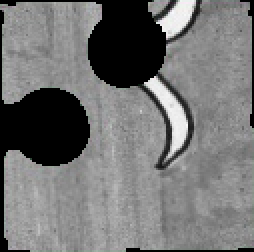
#> input picture segmented/piece_0.png, 127 x 126 px (shown 2 times larger); its folder holds 4 pictures in this run
$ python spin.py
#> lines starting #> are read from the running program, lines starting #| are printed output that depends on the picture; after the words box and inside, x2 and y2 are one past the last pixel; in counts of white or black regions, pixels touching at a corner belong together
# This script should take an image of the unsolved puzzle from ./puzzle_generator
# and output N smaller images, each containing one piece to folder ./segmented
import copy
import cv2 as cv
import numpy as np
from matplotlib import pyplot as plt #import function library which will be used

for i in range(16):
#part1 spin
	pattern = cv.imread('./segmented/'+'piece_'+str(i)+'.png')
#> pattern is the input picture: shape (126, 127, 3); mean B, G, R 115.7, 115.9, 115.7
	pattern1 = cv.imread('./segmented/'+'piece_'+str(i)+'.png')


	pattern = (0.3*pattern[:,:,2] + 0.6*pattern[:,:,1] + 0.1*pattern[:,:,0]).astype(np.uint8)
#> pattern: shape (126, 127)
	pattern = 255 * (pattern > 5 ).astype(np.uint8)
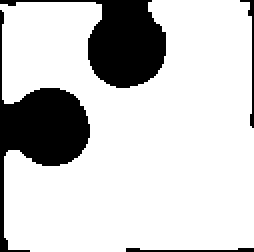
#> pattern: shape (126, 127) (shown 2 times larger); 80.3% white; 4 black regions, box (x1, y1, x2, y2) and area: (0, 5, 45, 126) 1557, (0, 0, 83, 44) 1426, (120, 0, 127, 64) 86, (63, 124, 127, 126) 79

	rows = pattern.shape[0]
#> rows = 126
	cols = pattern.shape[1]
#> cols = 127

	base = np.zeros([rows*3,cols*3],dtype=np.uint8)
	base[150:150+rows,150:150+cols]=pattern
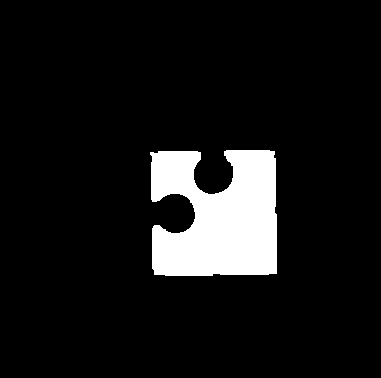
#> base: shape (378, 381); 8.9% white; 1 white region
	base1 = np.zeros([rows*3,cols*3,3],dtype=np.uint8)
	base1[150:150+rows,150:150+cols,:]=pattern1[:,:,:]
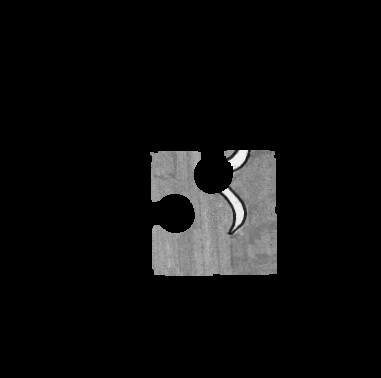
#> base1: shape (378, 381, 3); mean B, G, R 12.9, 12.9, 12.9


	contours, _ = cv.findContours(base, cv.RETR_TREE, cv.CHAIN_APPROX_SIMPLE)
#> contours = 1 contour; box (x1, y1, x2, y2) and area: (150, 150, 277, 276) 12526
	cnt=contours[0]
#> cnt = contour of 148 points, box (x1, y1, x2, y2) (150, 150, 277, 276), area 12526
	rect = cv.minAreaRect(cnt)
#> rect = ((213.5, 212.5), (124.9, 124.9), -1.01)
	M = cv.getRotationMatrix2D(rect[0],rect[2],1)
#> M = [[1, -0.0175, 3.76], [0.0175, 1, -3.71]]
	fin = cv.warpAffine(base1,M,(cols*3,rows*3))
	fin1=fin
	cv.imshow('',fin)
	cv.waitKey(0)

# part2 cut out
	fin = (0.3*fin[:,:,2] + 0.6*fin[:,:,1] + 0.1*fin[:,:,0]).astype(np.uint8)
#> fin: shape (378, 381)
	fin = 255 * (fin > 5 ).astype(np.uint8)
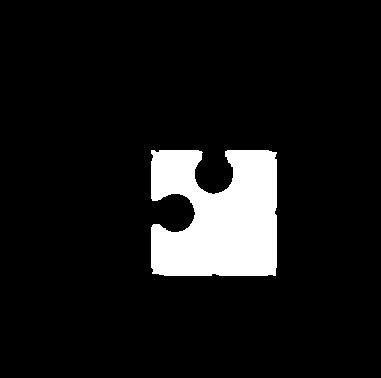
#> fin: shape (378, 381); 9.1% white; 1 white region

	cv.imshow('',fin)
	cv.waitKey(0)

	contours, _ = cv.findContours(fin, cv.RETR_TREE, cv.CHAIN_APPROX_SIMPLE)
#> contours = 1 contour; box (x1, y1, x2, y2) and area: (151, 150, 277, 276) 12842
	x,y,w,h = cv.boundingRect(contours[0])
#> x = 151; y = 150; w = 126; h = 126
	'''cv.imshow('',fin1[y:y+h, x:x+w])
	cv.waitKey(0)'''
	cv.imwrite('./segmented/piece_'+'new_'+str(i)+'.png',fin1[y:y+h, x:x+w])
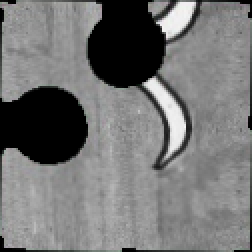
#> saved as piece_new_0.png: shape (126, 126, 3) (shown 2 times larger); mean B, G, R 116.7, 116.8, 116.7
#> pass 2 of the loop `for i in range(16):`:
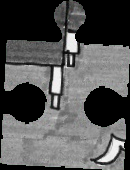
#> input picture segmented/piece_1.png, 130 x 170 px
#> pattern is the input picture: shape (170, 130, 3); mean B, G, R 83.5, 83.5, 83.4
#> `pattern = 255 * (pattern > 5 ).astype(np.uint8)`:
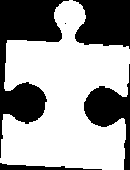
#> pattern: shape (170, 130); 62.1% white; 5 black regions (1 under 20 px), largest, box (x1, y1, x2, y2) and area: (0, 0, 69, 158) 4135, (73, 0, 130, 49) 2224, (84, 64, 130, 170) 1692, (0, 163, 102, 170) 334
#> base: shape (510, 390); 6.9% white; 1 white region
#> base1: shape (510, 390, 3)
#> `contours, _ = cv.findContours(base, cv.RETR_TREE, cv.CHAIN_APPROX_SIMP..`: contours = 2 contours, 1 with area under 20; largest, box (x1, y1, x2, y2) and area: (150, 150, 280, 320) 13345
#> cnt = contour of 256 points, box (x1, y1, x2, y2) (150, 150, 280, 320), area 13345
#> rect = ((215.9, 233.4), (167.2, 123.9), -86.99)
#> M = [[0.0526, -0.999, 437.6], [0.999, 0.0526, 5.52]]
#> `contours, _ = cv.findContours(fin, cv.RETR_TREE, cv.CHAIN_APPROX_SIMPLE)`: contours = 1 contour; box (x1, y1, x2, y2) and area: (132, 171, 301, 297) 13738
#> x = 132; y = 171; w = 169
#> `cv.imwrite('./segmented/piece_'+'new_'+str(i)+'.png',fin1[y:y+h, x:x+w])`:
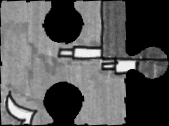
#> saved as piece_new_1.png: shape (126, 169, 3); mean B, G, R 86.6, 86.7, 86.6
#> (the run stopped early here; a loop or call above may not have finished)
